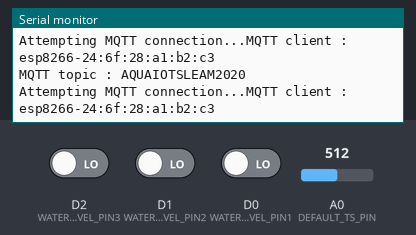
Recording of a sketch running on a simulated ESP8266 (NodeMCU). Parts: the last lines printed to the serial monitor. The inputs (shaded band) are chosen by the test bench; at power-on: A0 (DEFAULT_TS_PIN) = 512, D0 (WATER_LEVEL_PIN1) LOW, D1 (WATER_LEVEL_PIN2) LOW, D2 (WATER_LEVEL_PIN3) LOW. WiFi joins after 1.5 s; servers stay silent unless stated; no MQTT or app messages arrive unless stated.

Above: at 2.8 s.
2.9 s: A0 (DEFAULT_TS_PIN) set to 716
At 3.9 s:
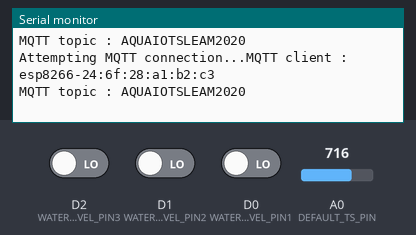
5.9 s: D0 (WATER_LEVEL_PIN1) driven HIGH
7.4 s: A0 (DEFAULT_TS_PIN) set to 900
At 8.0 s:
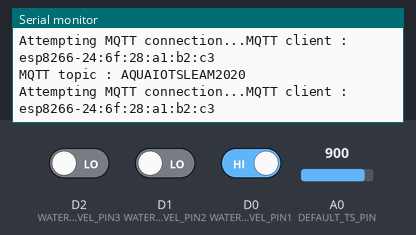
10.4 s: D1 (WATER_LEVEL_PIN2) driven HIGH
11.9 s: A0 (DEFAULT_TS_PIN) set to 1023
At 12.4 s:
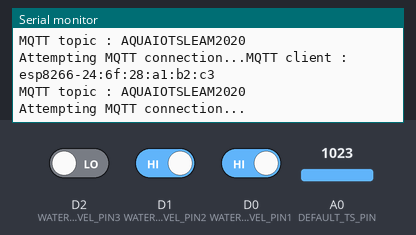
Timing chart, 0 to 14.4 s (numbered marks = the images above; inputs shaded):
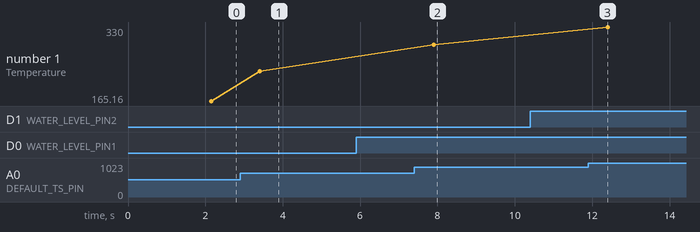

The sketch:

SmartAquarium.ino
```cpp
#pragma once

#include <Arduino.h>
#include "include/ConnectivityManager.h"
#include "include/TemperatureSensor.h"
#include "WaterLevelManager.h"
#include "TemperatureManager.h"

ConnectivityManager* CM = new ConnectivityManager("TOPNETE136FE54", "F57B95D1E6");
//ConnectivityManager* CM = new ConnectivityManager("HP", "ezpz1313");

void ManageWaterLevelData(const uint8_t& sendMQTT, const uint8_t& debugSerial){
  // Checks if the Water level has changed
  if(WL_Changed == 1){
    // Sends an MQTT message
    if (sendMQTT)
    CM->sendMQTTMessage("AQUAIOTSLEAM2020", getWaterLevelAsString().c_str());
     // client.publish("AQUAIOTSLEAM2020", getWaterLevelAsString().c_str(), true);
    // Sends on the serial
    if (debugSerial){
      Serial.print("Water level changed to : ");
      Serial.print(getWaterLevelAsString());
      Serial.println();
    }
    WL_Changed = 0; // ReInitialize the status for an upcoming access
  }
}

void ManageTemperatureData(const uint8_t& sendMQTT, const uint8_t& debugSerial){

    if (TMP_Changed == 1){
      // Sends an MQTT message
      if (sendMQTT){
        CM->sendMQTTMessage("AQUAIOTSLEAM2020", String(temperature).c_str());
        delay(500);}
        //client.publish("AQUAIOT", String(temperature).c_str(), true);
      // Sends on the serial
      if (debugSerial){
        Serial.print("Temperature : ");
        Serial.print(String(temperature));
        Serial.println();
      }
      TMP_Changed = 0;
    }
}

void setup() {
  // Init the Serial
  Serial.begin(115200);
  //Init the Connectivity Manager
  CM->connect();
  // 0.1 sec delay
  delay(100);
  // Connect to the MQTT server
 // CM->connectToMQTT("AQUAIOTSLEAM2020");
}

void loop() {
CM->connectToMQTT("AQUAIOTSLEAM2020");
  // Water level sensors loop
  WaterLevelLoop();
  //Water level sensors Display/Send Data
  ManageWaterLevelData(true, true);
  // Temperature sensor loop
  TemperatureLoop();
  // Temperature sensor Display/Send Data

 ManageTemperatureData(true, true);
  //client.publish("AQUAIOT", String(temperature).c_str(), true);
 }
```

TemperatureManager.h
```cpp
#include "include/TemperatureSensor.h"

TemperatureSensor* TS = new TemperatureSensor(A0, .3f);

float temperature = 0.f;
uint8_t TMP_Changed = 0;

void TemperatureLoop(){
    TS->update();
    float value = TS->getTempInCelcius();
    if(abs(temperature - value) >= TS->thershold){
        temperature = value;
        TMP_Changed = 1;
    }
}
```

WaterLevelManager.h
```cpp
#include "include/WaterLevelSensor.h"

#define WATER_LEVEL_PIN1 D0
#define WATER_LEVEL_PIN2 D1
#define WATER_LEVEL_PIN3 D2

enum WaterLevel{
  High_Level,
  Mid_Level,
  Low_Level,
  VeryLow_Level
};

// Declare the 3 water level sensors
WaterLevelSensor* WLS_Level1 = new WaterLevelSensor(WATER_LEVEL_PIN1); // 8 is the pin connected to the Water Level Sensor
WaterLevelSensor* WLS_Level2 = new WaterLevelSensor(WATER_LEVEL_PIN2);
WaterLevelSensor* WLS_Level3 = new WaterLevelSensor(WATER_LEVEL_PIN3);

// WL represents the current water level (call the getter and setter)
WaterLevel WL = WaterLevel::High_Level;
uint8_t WL_Changed = 0;

// This event is called when the water level changes, to add the functionalities required here.
void OnChange(const WaterLevel &newWaterLevel){

}

void setWaterLevel(const WaterLevel& newWaterLevel){
    if (WL != newWaterLevel){
        WL = newWaterLevel;
        OnChange(newWaterLevel);
        WL_Changed = 1;
    }
}

WaterLevel getWaterLevel(){
    return WL;
}

String getWaterLevelAsString() {
    if (WL == WaterLevel::High_Level) return "100";
    else if (WL == WaterLevel::Mid_Level) return "50";
    else if (WL == WaterLevel::Low_Level) return "25";
    else if (WL == WaterLevel::VeryLow_Level) return "0";
}

// This function has to be called in the main loop of the Arduino
void WaterLevelLoop(){
    // update the values of the water level
    WLS_Level1->update();
    WLS_Level2->update();
    WLS_Level3->update();

    if (WLS_Level1->getState() == LOW){
        setWaterLevel(WaterLevel::VeryLow_Level);
    }
    else if (WLS_Level2->getState() == LOW && WLS_Level1->getState() == HIGH){
        setWaterLevel(WaterLevel::Low_Level);
    }
    else if (WLS_Level3->getState() == LOW && WLS_Level2->getState() == HIGH){
        setWaterLevel(WaterLevel::Mid_Level);
    }
    else if (WLS_Level3->getState() == HIGH){
        setWaterLevel(WaterLevel::High_Level);
    }
}
```

ConnectivityManager.h
```cpp
#pragma once
#include <Arduino.h>
#include <ESP8266WiFi.h>
#include <PubSubClient.h>
#include "Utility.h"

#define DEFAULT_SSID "YOUR_SSID_HERE"
#define DEFAULT_PSWD "YOUR_PSWD_HERE"
#define DEFAULT_MQTT "broker.hivemq.com"

//broker.hivemq.com
void callback(char* topic, byte* payload, unsigned int length);
WiFiClient wifiClient;
PubSubClient client(DEFAULT_MQTT, 1883, callback, wifiClient);
byte* payloadCallback;
void callback(char* topic, byte* payload, unsigned int length) {
    payloadCallback = payload;
}

class ConnectivityManager{

private:

protected:

public:


    // Wifi SSID
    char* ssid = DEFAULT_SSID;
    // Wifi Password
    char* password =  DEFAULT_PSWD;
    // MQTT Server
    char* MQTT_Server = DEFAULT_MQTT;

    /* Server Data Start*/
  /*  WiFiServer Server = WiFiServer(301);
    IPAddress IP = IPAddress(192, 168, 43, 67);
    IPAddress Gateway = IPAddress(192, 168, 43, 1);
    IPAddress Subnet = IPAddress(255, 255, 255, 0);
    IPAddress DNS = IPAddress(192, 168, 43, 1);*/
    /* Server Data End*/

    ConnectivityManager(){
        // Default constructor instructions here
    }

    ConnectivityManager(char* newSsid, char* newPassword){
        ssid = newSsid;
        password = newPassword;
    }

    ConnectivityManager(char* &newSsid, char* newPassword, const uint16_t& serverPort){
        ssid = newSsid;
        password = newPassword;
       // Server = WiFiServer(serverPort);
    }

    // Connect to the Wifi using the ssid and the password already set in this class
    void connect(){
        Serial.print("Connecting to ");
        Serial.println(ssid);
        WiFi.begin(ssid, password);
        while (WiFi.status() != WL_CONNECTED) {
            delay(500);
            Serial.print(".");
        }
        Serial.println("--\nWiFi connected.");
    }

    // Run a server using the Data already set in this class
   /* void runServer(){
        // WiFi.config(IP, DNS, Gateway, Subnet);
        Server.begin();
        Serial.println("Server started");
        // Print the IP address
        Serial.print("Listening on : ");
        Serial.print("http://");
        Serial.print(WiFi.localIP());
        Serial.print(":");
        Serial.print(Server.port());
    }
*/
    void connectToMQTT(char* topic){

        // Generate client name based on MAC address and last 8 bits of microsecond counter
        String clientName_str;
        clientName_str += "esp8266-";
        uint8_t mac[6];
        WiFi.macAddress(mac);
        clientName_str += macToStr(mac);
        char* clientName = (char*) clientName_str.c_str();

        //attempt to connect to the wifi if connection is lost
        if(WiFi.status() != WL_CONNECTED){
            //debug printing
            Serial.print("Connecting to ");
            Serial.println(ssid);

            //loop while we wait for connection
            while (WiFi.status() != WL_CONNECTED) {
                delay(500);
                Serial.print(".");
            }

            //print out some more debug once connected
            Serial.println("");
           Serial.println("WiFi connected");
            Serial.println("IP address: ");
            Serial.println(WiFi.localIP());
        }
        if(WiFi.status() == WL_CONNECTED){

            Serial.print("MQTT client : ");
          Serial.print (clientName);
         Serial.println();
           Serial.print ("MQTT topic : ");
            Serial.print(topic);
           Serial.println();

           Serial.print("Attempting MQTT connection...");

            while (!client.connected()) {
                Serial.print(".");
                //if connected, subscribe to the topic(s) we want to be notified about
                if (client.connect(clientName)) {
                    Serial.println("\tMQTT Connected!");
                    client.subscribe(topic);
                }
                //otherwise print failed for debugging
                else {
                    Serial.println("\tFailed to connect  to the MQTT server."); abort();
                }
            }
        }
    }

    void sendMQTTMessage(const char* topic, const char* messageToSend){
        if (client.connected()){
            client.publish(topic, messageToSend, true);
        }
        while (!client.connected()) {
            Serial.print("Lost Connection to the MQTT Server, reconnecting");
            // Generate client name based on MAC address and last 8 bits of microsecond counter
            String clientName_str;
            clientName_str += "esp8266-";
            uint8_t mac[6];
            WiFi.macAddress(mac);
            clientName_str += macToStr(mac);
            char* clientName = (char*) clientName_str.c_str();
            //if connected, subscribe to the topic(s) we want to be notified about
            if (client.connect(clientName)) {
                Serial.println("\tMQTT Connected!");
                delay(100);
                client.subscribe(topic);
                delay(100);
                client.publish(topic, messageToSend, true);
            }
            //otherwise print failed for debugging
            else {
                Serial.println("\tFailed to connect  to the MQTT server."); abort();
            }
        }
    }
};
```

TemperatureSensor.h
```cpp
#pragma once
#include <Arduino.h>

#define DEFAULT_TS_PIN A0

class TemperatureSensor{

private:

protected:

public:

    uint8_t pin;
    int rawValue;
    float thershold;

    TemperatureSensor(){
        // Default constructor
        pin = DEFAULT_TS_PIN;
        thershold = 0.1;
        rawValue = 0;
    }

    TemperatureSensor(const uint8_t& newPin, const float &newThreashold){
        pin = newPin;
        thershold = newThreashold;
        rawValue = 0;
    }

    float getTempInCelcius(){
        return (rawValue * (3.3 / 1023.0 * 100.0));
    }

    void update(){
        rawValue = analogRead(pin);
    }
};
```

Utility.h
```cpp
#pragma once
#include <Arduino.h>
#include <ESP8266WiFi.h>

//generate unique name from MAC addr
String macToStr(const uint8_t* mac){

    String result;

    for (int i = 0; i < 6; ++i) {
        result += String(mac[i], 16);

        if (i < 5){
            result += ':';
        }
    }

    return result;
}

char* getNameAndAddress(){
    // Generate client name based on MAC address and last 8 bits of microsecond counter
    String clientName;
    clientName += "esp8266-";
    uint8_t mac[6];
    WiFi.macAddress(mac);
    clientName += macToStr(mac);
    return (char*) clientName.c_str();
}

float interpolateFloat(const float &currentValue, const float &target, const float &step){
    if (currentValue < target){
        if ((currentValue + step) > target) return target;
        else return currentValue + step;
    }
    else if (currentValue > target){
        if ((currentValue - step) < target) return target;
        else return currentValue - step;
    }
}
```

WaterLevelSensor.h
```cpp
#pragma once
#include <Arduino.h>

#define DEFAULT_WLS_PIN 8

class WaterLevelSensor{

private:

    uint8_t pin;
    uint8_t state;

protected:

public:

    //  Default constructor
    WaterLevelSensor(){
        pin = DEFAULT_WLS_PIN;
        state = LOW;
    }
    // Custom constructor to set the pin
    WaterLevelSensor(const uint8_t &newPin){
        pin = newPin;
        state = LOW;
    }

    void setPin(const uint8_t &newPin){
        pin = newPin;
    }
    // Updates the state of the water level, to call in the loop
    void update(){
        uint8_t newState = digitalRead(pin);
        if (newState != state){
            state = digitalRead(pin);
        }
    }

    uint8_t getState() const{return state;}

};
```

Measured:
- after the input at 2.9 s, the serial monitor: prints a new line after 0.50 s (image 1)
- after the input at 7.4 s, the serial monitor: prints a new line at once (image 2)
- plotted number 1: 165.16 → 230.97 after the input at 2.9 s, 230.97 → 290.32 after the input at 7.4 s, 290.32 → 330 after the input at 11.9 s
